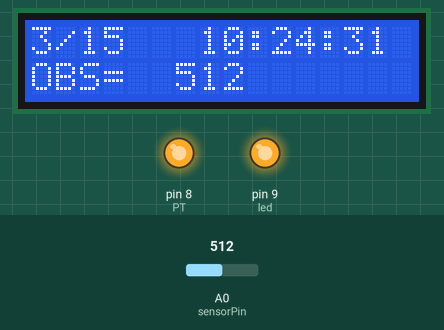
This sketch was run on a simulated Arduino Uno, built with avr-gcc and run on an emulated ATmega328P. Parts: 16×2 character LCD, output pins drawn as LEDs (lit = HIGH). Inputs (shaded band) come from the test bench; at power-on: A0 (sensorPin) = 512. The local clock reads 2024-03-15 10:24:30 at power-on unless the sketch sets it.

Above: at 1.2 s.
1.3 s: A0 (sensorPin) set to 716
At 2.8 s:
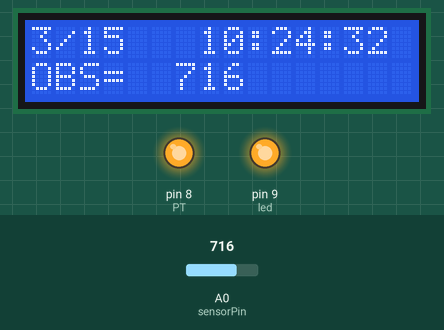
3.6 s: A0 (sensorPin) set to 900
At 4.6 s:
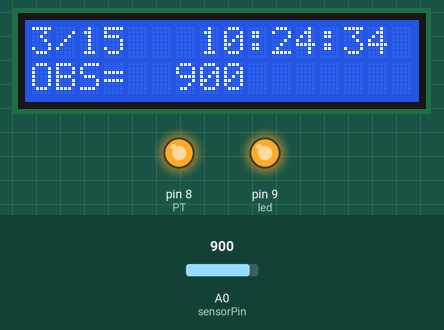
5.5 s: A0 (sensorPin) set to 1023
At 7.8 s:
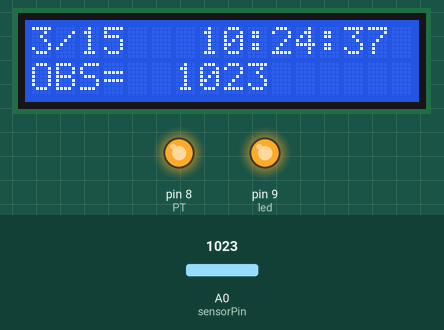
Timing chart, 0 to 9.3 s (numbered marks = the images above; inputs shaded):
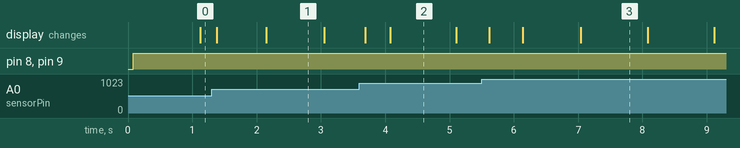

The sketch:

OBS_w_LCD.ino
```cpp
// Date and time functions using a DS1307 RTC connected via I2C and Wire lib

#include <Wire.h>
#include "RTClib.h"
//#include <Adafruit_MCP23017.h>
#include <Adafruit_RGBLCDShield.h>

Adafruit_RGBLCDShield lcd = Adafruit_RGBLCDShield();
RTC_DS1307 RTC;


int led = 9;
int PT = 8;
int sensorPin = 0; //analog pin 0

void setup () {
    Serial.begin(9600);
    // set up the LCD's number of columns and rows:
    lcd.begin(16, 2);
    Wire.begin();
    RTC.begin();
    pinMode(led, OUTPUT);
    pinMode(PT, OUTPUT);

}
void loop () {

  DateTime now = RTC.now();
    lcd.setCursor(0, 0);
    //lcd.print(now.year(), DEC);
    //lcd.print('/');
    lcd.print(now.month(), DEC);
    lcd.print('/');
    lcd.print(now.day(), DEC);
    lcd.print(' ');
    lcd.setCursor(7, 0);
    lcd.print(now.hour(), DEC);
    lcd.print(':');
    lcd.print(now.minute(), DEC);
    lcd.print(':');
    lcd.print(now.second(), DEC);

    digitalWrite(led, HIGH);   // turn the LED on (HIGH is the voltage level)
    digitalWrite(PT, HIGH);
    int val = analogRead(sensorPin);
    lcd.setCursor(0, 1);
    lcd.print("OBS=  ");
    lcd.print("   ");
    lcd.setCursor(6,1);
    lcd.print(val);

    //just to slow down the output - remove if trying to catch an object passing by
    delay(100);

}
```

Measured:
- what the display in image 1 shows lasts 0.9 s, from 2.1 s to 3.0 s
- what the display in image 2 shows lasts 1.0 s, from 4.1 s to 5.1 s
